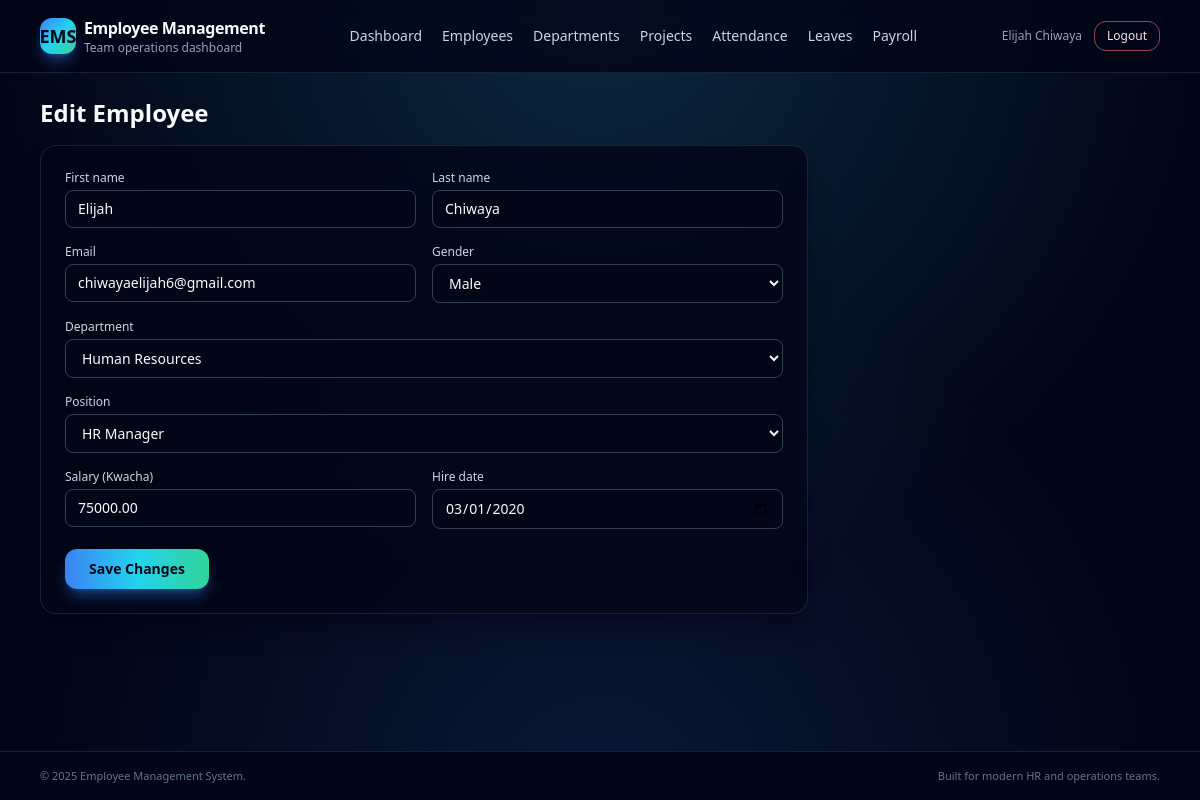
Page /employee_edit.php?id=1 (signed in) on the committed database.
### tables this page shows
CREATE TABLE `employees` (
  `employee_id` int(11) NOT NULL,
  `first_name` varchar(50) NOT NULL,
  `last_name` varchar(50) NOT NULL,
  `email` varchar(100) NOT NULL,
  `phone` varchar(20) DEFAULT NULL,
  `date_of_birth` date DEFAULT NULL,
  `gender` enum('Male','Female','Other') NOT NULL,
  `national_id` varchar(20) DEFAULT NULL,
  `address` text DEFAULT NULL,
  `city` varchar(50) DEFAULT NULL,
  `state` varchar(50) DEFAULT NULL,
  `postal_code` varchar(20) DEFAULT NULL,
  `country` varchar(50) DEFAULT 'USA',
  `department_id` int(11) NOT NULL,
  `position_id` int(11) NOT NULL,
  `hire_date` date NOT NULL,
  `employment_type` enum('Full-Time','Part-Time','Contract','Temporary') DEFAULT 'Full-Time',
  `salary` decimal(10,2) NOT NULL,
  `bank_account` varchar(50) DEFAULT NULL,
  `is_active` tinyint(1) DEFAULT 1,
  `profile_picture` varchar(255) DEFAULT NULL,
  `emergency_contact_name` varchar(100) DEFAULT NULL,
  `emergency_contact_phone` varchar(20) DEFAULT NULL,
  `created_at` timestamp NOT NULL DEFAULT current_timestamp(),
  `updated_at` timestamp NOT NULL DEFAULT current_timestamp() ON UPDATE current_timestamp()
);

CREATE TABLE `departments` (
  `department_id` int(11) NOT NULL,
  `department_name` varchar(100) NOT NULL,
  `department_code` varchar(10) NOT NULL,
  `manager_id` int(11) DEFAULT NULL,
  `budget` decimal(15,2) DEFAULT 0.00,
  `established_date` date DEFAULT NULL,
  `description` text DEFAULT NULL,
  `created_at` timestamp NOT NULL DEFAULT current_timestamp(),
  `updated_at` timestamp NOT NULL DEFAULT current_timestamp() ON UPDATE current_timestamp()
);

CREATE TABLE `positions` (
  `position_id` int(11) NOT NULL,
  `position_title` varchar(100) NOT NULL,
  `position_code` varchar(20) NOT NULL,
  `department_id` int(11) NOT NULL,
  `min_salary` decimal(10,2) DEFAULT NULL,
  `max_salary` decimal(10,2) DEFAULT NULL,
  `job_description` text DEFAULT NULL,
  `requirements` text DEFAULT NULL,
  `created_at` timestamp NOT NULL DEFAULT current_timestamp()
);

### functions.php (called while the page is built, shortened)
<?php
function h($string) {
    return htmlspecialchars($string, ENT_QUOTES, 'UTF-8');
}

### employee_edit.php (the view, shortened to what this page needs)
<?php
require_once 'functions.php';
require_once 'db.php';
$employee_id = isset($_GET['id']) ? (int)$_GET['id'] : 0;
$stmt = $pdo->prepare('SELECT * FROM employees WHERE employee_id = ?');
$stmt->execute([$employee_id]);
$employee = $stmt->fetch();
$depts = $pdo->query('SELECT * FROM departments')->fetchAll();
$positions = $pdo->query('SELECT * FROM positions')->fetchAll();
include 'header.php';
?>
<h2 class="text-2xl font-semibold mb-4">Edit Employee</h2>
<div class="max-w-3xl">
  <form method="POST" class="rounded-2xl border border-slate-800/80 bg-slate-950/80 p-6 shadow-xl shadow-slate-950/40">
    <div class="grid grid-cols-1 md:grid-cols-2 gap-4 text-sm">
      <div>
        <label class="block text-xs font-medium text-slate-300 mb-1">First name</label>
        <input type="text" name="first_name" required
               class="w-full rounded-lg border border-slate-700 bg-slate-950 px-3 py-2 text-sm text-slate-50 placeholder:text-slate-500 focus:outline-none focus:ring-2 focus:ring-cyan-400 focus:border-transparent"
               value="<?= h($employee['first_name']) ?>">
      </div>
      <div>
        <label class="block text-xs font-medium text-slate-300 mb-1">Last name</label>
        <input type="text" name="last_name" required
               class="w-full rounded-lg border border-slate-700 bg-slate-950 px-3 py-2 text-sm text-slate-50 placeholder:text-slate-500 focus:outline-none focus:ring-2 focus:ring-cyan-400 focus:border-transparent"
               value="<?= h($employee['last_name']) ?>">
      </div>
      <div>
        <label class="block text-xs font-medium text-slate-300 mb-1">Email</label>
        <input type="email" name="email" required
               class="w-full rounded-lg border border-slate-700 bg-slate-950 px-3 py-2 text-sm text-slate-50 placeholder:text-slate-500 focus:outline-none focus:ring-2 focus:ring-cyan-400 focus:border-transparent"
               value="<?= h($employee['email']) ?>">
      </div>
      <div>
        <label class="block text-xs font-medium text-slate-300 mb-1">Gender</label>
        <select name="gender" required
                class="w-full rounded-lg border border-slate-700 bg-slate-950 px-3 py-2 text-sm text-slate-50 focus:outline-none focus:ring-2 focus:ring-cyan-400 focus:border-transparent">
          <option value="Male" class="bg-slate-900" <?= $employee['gender'] == 'Male' ? 'selected' : '' ?>>Male</option>
        </select>
      </div>
      <div class="md:col-span-2">
        <label class="block text-xs font-medium text-slate-300 mb-1">Department</label>
        <select name="department_id" required
                class="w-full rounded-lg border border-slate-700 bg-slate-950 px-3 py-2 text-sm text-slate-50 focus:outline-none focus:ring-2 focus:ring-cyan-400 focus:border-transparent">
          <?php foreach ($depts as $d): ?>
            <option value="<?= $d['department_id'] ?>" class="bg-slate-900" <?= $d['department_id'] == $employee['department_id'] ? 'selected' : '' ?>>
              <?= h($d['department_name']) ?>
            </option>
          <?php endforeach; ?>
        </select>
      </div>
      <div class="md:col-span-2">
        <label class="block text-xs font-medium text-slate-300 mb-1">Position</label>
        <select name="position_id" required
                class="w-full rounded-lg border border-slate-700 bg-slate-950 px-3 py-2 text-sm text-slate-50 focus:outline-none focus:ring-2 focus:ring-cyan-400 focus:border-transparent">
          <?php foreach ($positions as $p): ?>
            <option value="<?= $p['position_id'] ?>" class="bg-slate-900" <?= $p['position_id'] == $employee['position_id'] ? 'selected' : '' ?>>
              <?= h($p['position_title']) ?>
            </option>
          <?php endforeach; ?>
        </select>
      </div>
      <div>
        <label class="block text-xs font-medium text-slate-300 mb-1">Salary (Kwacha)</label>
        <input type="number" step="0.01" name="salary" required
               class="w-full rounded-lg border border-slate-700 bg-slate-950 px-3 py-2 text-sm text-slate-50 placeholder:text-slate-500 focus:outline-none focus:ring-2 focus:ring-cyan-400 focus:border-transparent"
               value="<?= h($employee['salary']) ?>">
      </div>
      <div>
        <label class="block text-xs font-medium text-slate-300 mb-1">Hire date</label>
        <input type="date" name="hire_date" required
               class="w-full rounded-lg border border-slate-700 bg-slate-950 px-3 py-2 text-sm text-slate-50 focus:outline-none focus:ring-2 focus:ring-cyan-400 focus:border-transparent"
               value="<?= h($employee['hire_date']) ?>">
      </div>
    </div>
    <button type="submit"
            class="mt-5 inline-flex items-center justify-center rounded-xl bg-gradient-to-r from-blue-500 via-cyan-400 to-emerald-400 px-6 py-2.5 text-sm font-semibold text-slate-950 shadow-lg shadow-blue-500/40 hover:shadow-blue-400/60 hover:translate-y-[1px] transition-all">
      Save Changes
    </button>
  </form>
</div>
<?php include 'footer.php'; ?>

### rows in the picture
employees: first_name "Elijah", last_name "Chiwaya", email "chiwayaelijah6@gmail.com", gender "Male", department_id "Human Resources", position_id "HR Manager", salary "75000.00", hire_date "03/01/2020"

### other values in the picture
$_SESSION['name'] "Elijah Chiwaya"
